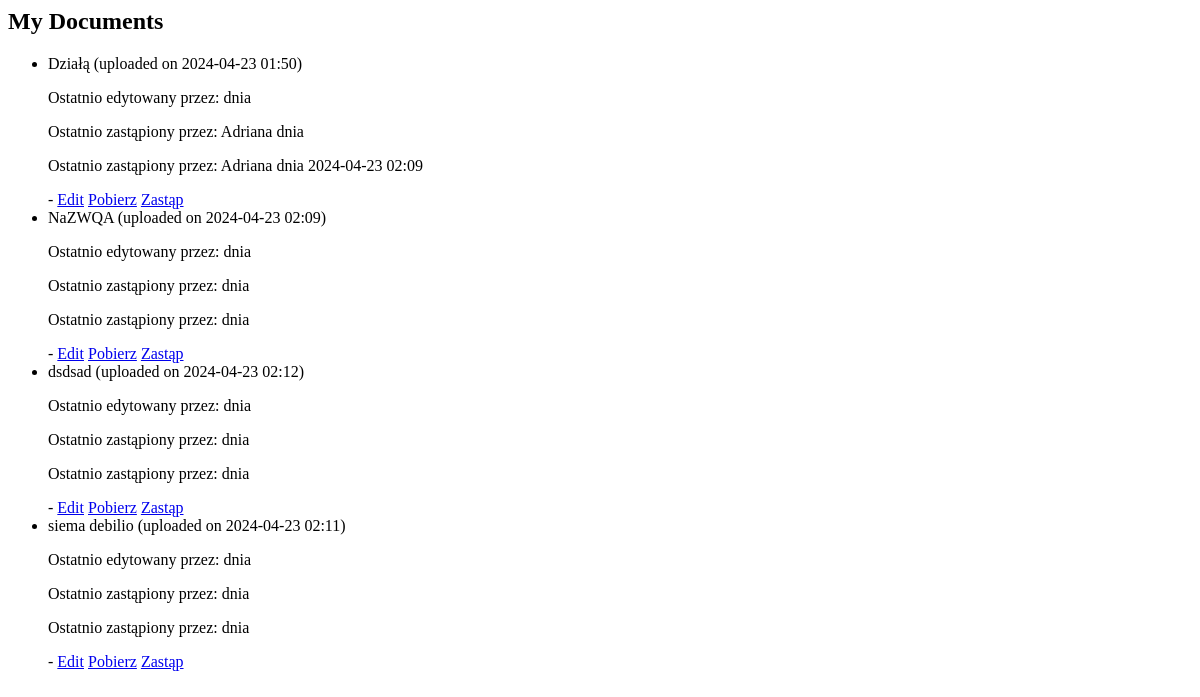
/documents/ (signed in), run on an earlier commit of the app's database.
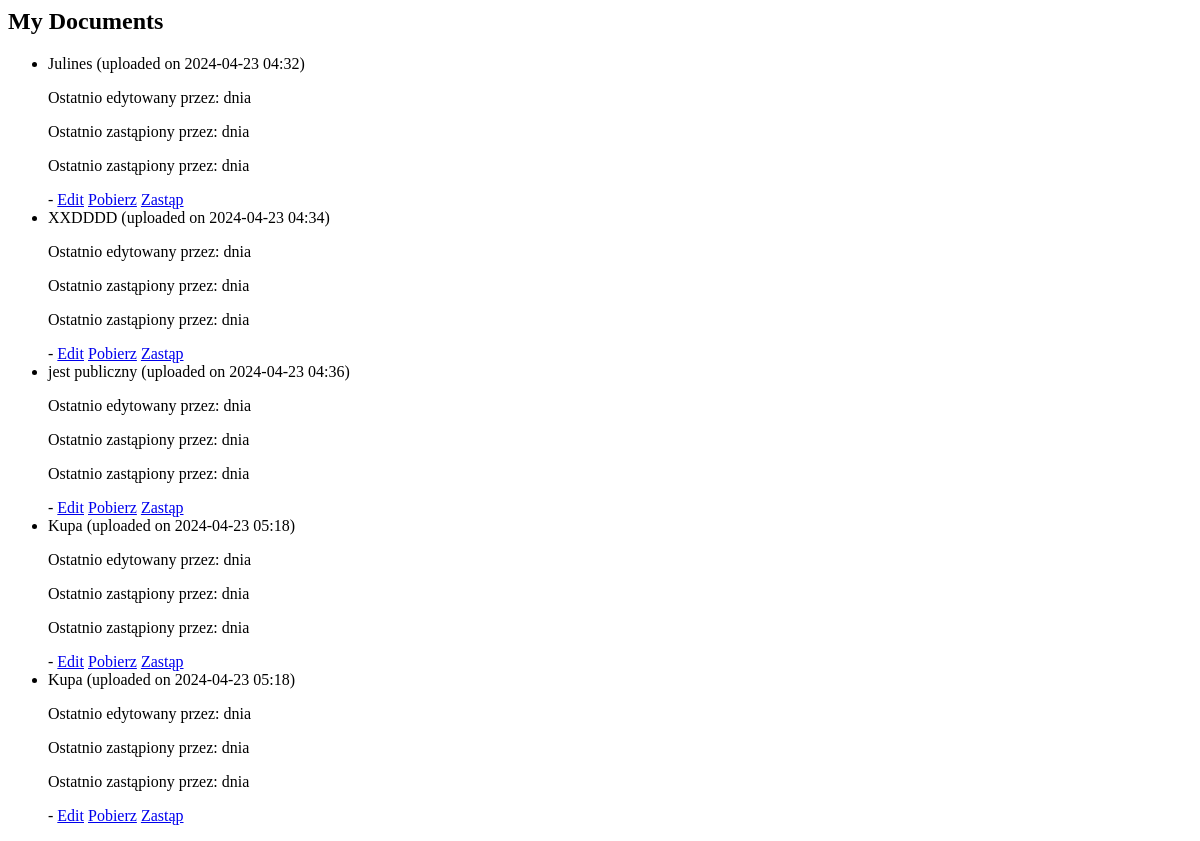
And on a later commit of the database.
### base/models.py (models this page shows, shortened)
class Document(models.Model):
    title = models.CharField(max_length=255)
    file = models.FileField(upload_to='documents/')
    author = models.ForeignKey(Profile, on_delete=models.CASCADE)
    created_at = models.DateTimeField(auto_now_add=True)
    is_public = models.BooleanField(default=False)
    public_key = models.ForeignKey('PublicKey', on_delete=models.SET_NULL, null=True, blank=True)
    class Meta:
        abstract = True

class HRDocument(Document):
    last_edited_by = models.ForeignKey(Profile, on_delete=models.SET_NULL, null=True, blank=True, related_name='hrdocument_last_edited')
    last_replaced_by = models.ForeignKey(Profile, on_delete=models.SET_NULL, null=True, blank=True, related_name='hrdocument_last_replaced')
    last_replaced_at = models.DateTimeField(null=True, blank=True)
    recipient = models.ForeignKey(Profile, related_name='received_documents_HR', on_delete=models.SET_NULL, null=True, blank=True)

class Profile(models.Model):
    USER_ROLES = (
        ('superadmin', 'Super Administrator'),
        ('admin', 'Administrator'),
        ('manager', 'Manager'),
        ('employee', 'Pracownik'),
        ('guest', 'Gość'),
    )
    USER_DEPARTMENT = (
        ('HR', 'HR'),
        ('IT', 'IT'),
        ('SALES', 'SALES'),
        ('FINANCE', 'FINANCE'),
        ('LOGISTICS', 'LOGISTICS'),
    )
    username = models.CharField(max_length=100, unique=True)
    email = models.EmailField(max_length=100, unique=True)
    password = models.CharField(max_length=128)
    role = models.CharField(max_length=20, choices=USER_ROLES, default='guest')
    department = models.CharField(max_length=100, choices=USER_DEPARTMENT, default='HR')

class ITDocument(Document):
    last_edited_by = models.ForeignKey(Profile, on_delete=models.SET_NULL, null=True, blank=True, related_name='itdocument_last_edited')
    last_replaced_by = models.ForeignKey(Profile, on_delete=models.SET_NULL, null=True, blank=True, related_name='itdocument_last_replaced')
    last_replaced_at = models.DateTimeField(null=True, blank=True)
    recipient = models.ForeignKey(Profile, related_name='received_documents_IT', on_delete=models.SET_NULL, null=True, blank=True)

### base/views.py (the view)
# urls.py: path('documents/', views.document_list, name='documents'),
def document_list(request):
    if not request.session.get('user_id'):
        return redirect('login')
    user_id = request.session.get('user_id')
    hr_documents = HRDocument.objects.filter(author_id=user_id)
    sales_documents = SalesDocument.objects.filter(author_id=user_id)
    it_documents = ITDocument.objects.filter(author_id=user_id)
    documents = list(hr_documents) + list(sales_documents) + list(it_documents)
    return render(request, 'base/document_list.html', {'documents': documents})

### base/templates/base/document_list.html
<h2>My Documents</h2>
<ul>
  {% for document in documents %}
    <li>
      {{ document.title }} (uploaded on {{ document.created_at|date:"Y-m-d H:i" }})<p>Ostatnio edytowany przez: {{ document.last_edited_by.username }} dnia {{ document.updated_at }}</p>
      <p>Ostatnio zastąpiony przez: {{ document.last_replaced_by.username }} dnia {{ document.updated_at|date:"Y-m-d H:i" }}</p>
      <p>Ostatnio zastąpiony przez: {{ document.last_replaced_by.username }} dnia {{ document.last_replaced_at|date:"Y-m-d H:i" }}</p>
      - <a href="{% url 'document_edit' document.id %}">Edit</a>
      <a href="{{ document.file.url }}" download="{{ document.file.name }}">Pobierz</a>
      <a href="{% url 'document_replace' document.id %}">Zastąp</a>
    </li>
  {% endfor %}
</ul>

What changed in the data, as far as the page shows it:
removed HRDocument: title "Działą", created_at "2024-04-23 01:50", last_replaced_by.username "Adriana", last_replaced_at "2024-04-23 02:09"
removed HRDocument: title "NaZWQA", created_at "2024-04-23 02:09"
removed HRDocument: title "dsdsad", created_at "2024-04-23 02:12"
removed ITDocument: title "siema debilio", created_at "2024-04-23 02:11"
added HRDocument: title "Julines", created_at "2024-04-23 04:32"
added HRDocument: title "XXDDDD", created_at "2024-04-23 04:34"
added HRDocument: title "jest publiczny", created_at "2024-04-23 04:36"
added HRDocument: title "Kupa", created_at "2024-04-23 05:18"
added HRDocument: title "Kupa", created_at "2024-04-23 05:18"
